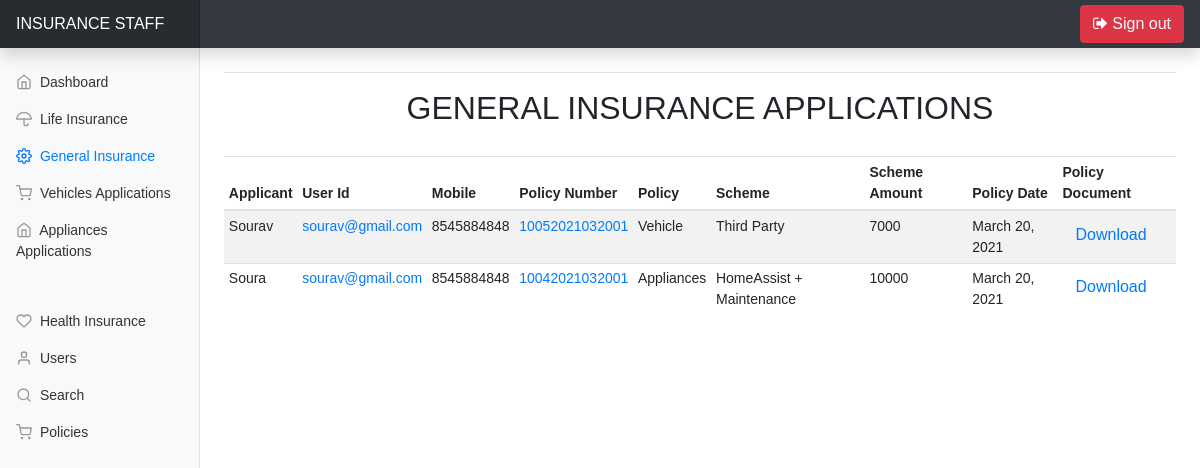
The app's page /Staff/General with its own data.
### User/models.py (models this page shows)
class Vehicle_Insurance(models.Model):
    Insurance_Id = models.TextField(primary_key=True,max_length=12)
    Auth_Id = models.ForeignKey(Applicants,on_delete=models.CASCADE)
    Category = models.CharField(max_length=10)
    Scheme = models.CharField(max_length=10)
    Scheme_Amount = models.CharField(max_length=10)
    App_Aadhar_Id = models.FileField(upload_to='Insurance/Vehicle/Documents')
    Rc_Id = models.FileField(upload_to='Insurance/Vehicle/Documents')
    image = models.ImageField(upload_to='Insurance/Vehicle/Images')
    App_Status=models.CharField(max_length=20,default='Submitted')
    Policy_Date=models.DateField()
    Maturity_Date=models.DateField(null=True)

class Applicants(models.Model):
    Appl_Id = models.TextField(primary_key=True,max_length=12)
    User = models.ForeignKey(User,on_delete=models.CASCADE)
    Name = models.CharField(max_length=50)
    Father = models.CharField(max_length=50)
    Mother = models.CharField(max_length=50)
    DOB = models.DateField()
    Gender = models.CharField(max_length=10)
    Qual = models.CharField(max_length=10)
    Mobile = models.CharField(max_length=15)
    Aadhar = models.CharField(max_length=20)
    Blood = models.CharField(max_length=5)
    Email = models.CharField(max_length=50)

class Appliances_Insurance(models.Model):
    Insurance_Id = models.TextField(primary_key=True,max_length=12)
    Auth_Id = models.ForeignKey(Applicants,on_delete=models.CASCADE)
    Category = models.CharField(max_length=10)
    Scheme = models.CharField(max_length=10)
    Scheme_Amount = models.CharField(max_length=10)
    App_Aadhar_Id = models.FileField(upload_to='Insurance/Appliances/Documents')
    Addr_Id = models.FileField(upload_to='Insurance/Appliances/Documents')
    App_Status=models.CharField(max_length=20,default='Submitted')
    Policy_Date=models.DateField()
    Maturity_Date=models.DateField(null=True)

### Admin/views.py (the view)
# urls.py: path('General',views.Admin_General,name="Admin_General"),
def Admin_General(request):
    vehicle = Vehicle_Insurance.objects.all()
    app = Appliances_Insurance.objects.all()
    return render(request,'Admin/General_Insurance.html',{'vehicle':vehicle,'app':app})

### Templates/Admin/General_Insurance.html (shortened to what this page needs)
{% extends 'Admin/Base.html' %}
{% load static %}
{% block head %}
<ul class="nav flex-column">
  <li class="nav-item">
    <a class="nav-link " href="{% url 'Admin' %}">
      <span data-feather="home"></span>
      Dashboard <span class="sr-only">(current)</span>
    </a>
  </li>
  <li class="nav-item">
    <a class="nav-link " href="{% url 'Admin_Life' %}" id="myBtn">
      <span data-feather="umbrella"></span>
      Life Insurance
    </a>
  </li>
  <li class="nav-item">
    <a class="nav-link active" href="{% url 'Admin_General' %}">
      <span data-feather="settings"></span>
      General Insurance
    </a>
  </li>
  <li class="nav-item">
    <a class="nav-link" href="{% url 'Admin_Vehicle_Applications' %}">
      <span data-feather="shopping-cart"></span>
      Vehicles Applications
    </a>
  </li>
  <li class="nav-item">
    <a class="nav-link" href="{% url 'Admin_Appliances_Applications' %}">
      <span data-feather="home"></span>
      Appliances Applications
    </a>
  </li>
  <li class="nav-item">
    <a class="nav-link" href="{% url 'Admin_Health' %}">
      <span data-feather="heart"></span>
      Health Insurance
    </a>
  </li>
  <li class="nav-item">
    <a class="nav-link" href="{% url 'User' %}">
      <span data-feather="user"></span>
      Users
    </a>
  </li>
  <li class="nav-item">
    <a class="nav-link" href="{% url 'Search' %}">
      <span data-feather="search"></span>
      Search
    </a>
  </li>
  <li class="nav-item">
    <a class="nav-link" href="{% url 'Policy' %}">
      <span data-feather="shopping-cart"></span>
      Policies
    </a>
  </li>
</ul>
{% endblock %}
    {% block body %}
    <main role="main" class="col-md-9 ml-sm-auto col-lg-10 px-md-4">
      <div class="d-flex justify-content-between flex-wrap flex-md-nowrap align-items-center pt-3 pb-2 mb-3 border-bottom">
      </div>
        <center><h2>GENERAL INSURANCE APPLICATIONS</h2></center>
      <br>
      <div class="table-responsive table-hover">
        <table class="table table-striped table-sm">
          <thead>
            <tr>
              <th scope="col">Applicant</th>
              <th scope="col">User Id</th>
              <th scope="col">Mobile</th>
              <th scope="col">Policy Number</th>
              <th scope="col">Policy</th>
              <th scope="col">Scheme</th>
              <th scope="col">Scheme Amount</th>
              <th scope="col">Policy Date</th>
              <th scope="col">Policy Document</th>
            </tr>
          </thead>
          <tbody>
            {% for data in vehicle %}
            <tr>
              <td>{{ data.Auth_Id.Name }}</td>
              <td><a href="">{{ data.Auth_Id.Email  }}</a></td>
              <td>{{ data.Auth_Id.Mobile  }}</td>
              <td><a href="">{{ data.Insurance_Id }}</a></td>
              <td>{{ data.Category }}</td>
              <td>{{ data.Scheme }}</td>
              <td>{{ data.Scheme_Amount }}</td>
              <td>{{ data.Policy_Date }}</td>
              <td>
                <form action="{% url 'Download_General' %}" method="GET">
                  <button type="submit" name="vehicle" class="btn btn-link">Download</button>
                </form>
              </td>
            </tr>
            {% endfor %}
            {% for data in app %}
            <tr>
              <td>{{ data.Auth_Id.Name }}</td>
              <td><a href="">{{ data.Auth_Id.Email  }}</a></td>
              <td>{{ data.Auth_Id.Mobile  }}</td>
              <td><a href="">{{ data.Insurance_Id }}</a></td>
              <td>{{ data.Category }}</td>
              <td>{{ data.Scheme }}</td>
              <td>{{ data.Scheme_Amount }}</td>
              <td>{{ data.Policy_Date }}</td>
              <td>
                <form action="{% url 'Download_General' %}" method="GET">
                  <button type="submit" name="app" class="btn btn-link">Download</button>
                </form>
              </td>
            </tr>
            {% endfor %}
          </tbody>
        </table>
      </div>
    </main>
    {% endblock %}

### Templates/Admin/Base.html (shortened to what this page needs)
{% load static %}
<!doctype html>
<html lang="en">
  <head>
<link href="{% static 'User/css/bootstrap.css' %}" rel="stylesheet">
<link rel="stylesheet" href="{% static 'User/fonts/font-awesome-4.7.0/css/font-awesome.css' %}">
    <link href="{% static 'User/css/dashboard.css' %}" rel="stylesheet">
  </head>
  <body>
    <nav class="navbar navbar-dark sticky-top bg-dark flex-md-nowrap p-0 shadow">
  <a class="navbar-brand col-md-3 col-lg-2 mr-0 px-3" href="#">INSURANCE STAFF</a>
  <ul class="navbar-nav px-3">
    <li class="nav-item text-nowrap">
      <a class="btn btn-danger" href="{% url 'Logout' %}"><i class="fa fa-sign-out" aria-hidden="true"></i> Sign out</a>
    </li>
  </ul>
</nav>
<div class="container-fluid">
  <div class="row">
    <nav id="sidebarMenu" class="col-md-3 col-lg-2 d-md-block bg-light sidebar collapse">
      <div class="sidebar-sticky pt-3">
        {% block head %}
        {% endblock %}
      </div>
    </nav>
    {% block body %}
    {% endblock %}
  </div>
</div>
        <script src="{% static 'User/js/dashboard.js' %}"></script></body>
</html>

### static/User/css/dashboard.css (style rules this page uses)
body { font-size: .875rem; }
.feather { width: 16px; height: 16px; vertical-align: text-bottom; }
.sidebar { position: fixed; top: 0; bottom: 0; left: 0; z-index: 100; padding: 48px 0 0; box-shadow: inset -1px 0 0 rgba(0, 0, 0, .1); }
.sidebar-sticky { position: relative; top: 0; height: calc(100vh - 48px); padding-top: .5rem; overflow-x: hidden; overflow-y: auto; }
.sidebar .nav-link { font-weight: 500; color: #333; }
.sidebar .nav-link .feather { margin-right: 4px; color: #999; }
.sidebar .nav-link.active { color: #007bff; }
.sidebar .nav-link:hover .feather, .sidebar .nav-link.active .feather { color: inherit; }
.navbar-brand { padding-top: .75rem; padding-bottom: .75rem; font-size: 1rem; background-color: rgba(0, 0, 0, .25); box-shadow: inset -1px 0 0 rgba(0, 0, 0, .25); }

### Templates/Admin/Base.html (style rules this page uses)
body { font-family: Arial, Helvetica, sans-serif; }

### records on screen
Vehicle_Insurance: Auth_Id.Name "Sourav", Auth_Id.Email "sourav@gmail.com", Auth_Id.Mobile "8545884848", Insurance_Id "10052021032001", Category "Vehicle", Scheme "Third Party", Scheme_Amount "7000", Policy_Date "March 20, 2021"
Appliances_Insurance: Auth_Id.Name "Soura", Auth_Id.Email "sourav@gmail.com", Auth_Id.Mobile "8545884848", Insurance_Id "10042021032001", Category "Appliances", Scheme "HomeAssist + Maintenance", Scheme_Amount "10000", Policy_Date "March 20, 2021"
